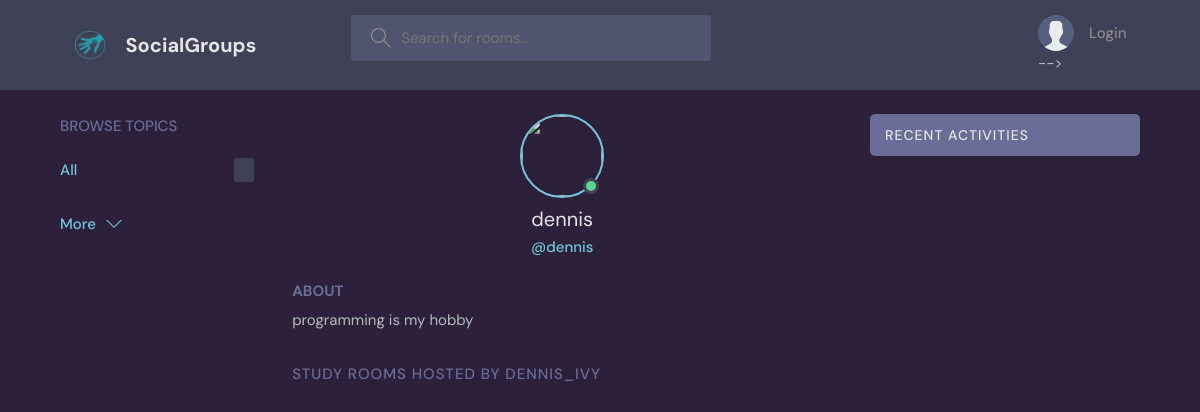
The app's page /profile/1/, older data.
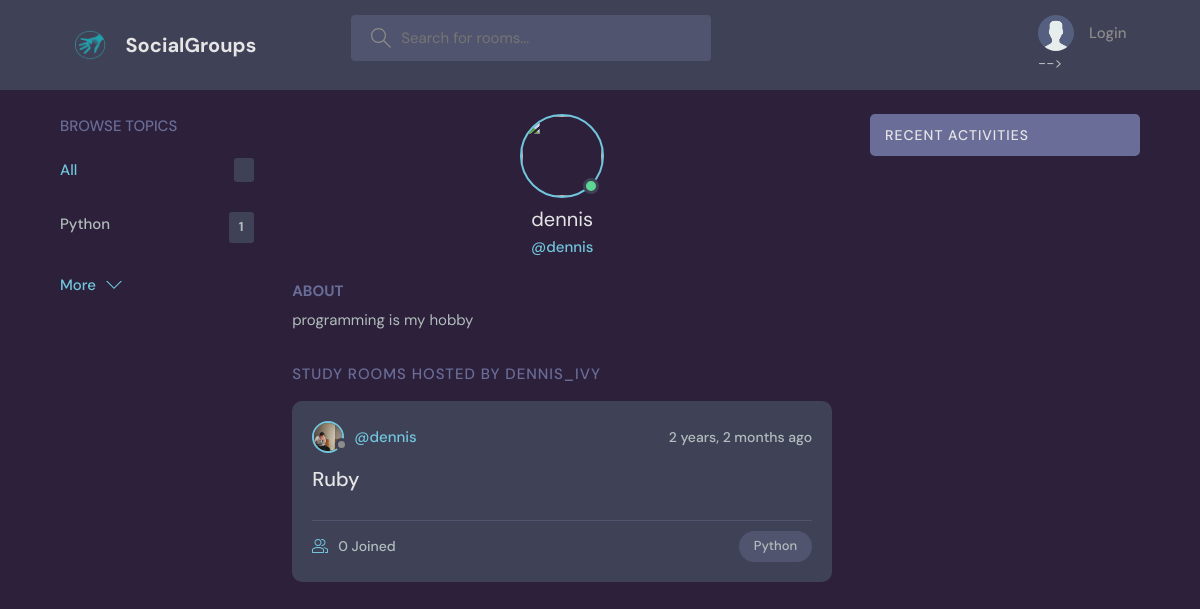
The same page, newer data.
### chat/models.py (models this page shows, shortened)
class Topic(models.Model):
    name = models.CharField(max_length=200)

class Room(models.Model):
    host = models.ForeignKey(User, on_delete=models.SET_NULL, null=True)
    topic = models.ForeignKey(Topic, on_delete=models.SET_NULL, null=True)
    name = models.CharField(max_length=255)
    description = models.TextField(null=True)
    participants = models.ManyToManyField(User, related_name='participants', blank=True)
    update = models.DateTimeField(auto_now=True)
    created = models.DateTimeField(auto_now_add=True)
    class Meta:
        ordering = ['-created', '-update']

class User(AbstractUser):
    name = models.CharField(max_length=200, null=True)
    email = models.EmailField(null=True)
    bio = models.TextField(null=True)
    avatar = models.ImageField(null=True, default="avatar.svg")
    USERNAME_FIELD = 'username'
    REQUIRED_FIELDS = []

### chat/views.py (the view)
# urls.py: path('profile/<str:pk>/',  views.userProfile, name="profile"),
def userProfile(request, pk):
    user = User.objects.get(id=pk)
    rooms = user.room_set.all()
    room_messages = user.message_set.all()
    topics = Topic.objects.all()
    context = {'user': user, 'rooms': rooms, 'room_messages': room_messages, 'topics': topics}
    return render(request, 'profile.html', context)

### chat/templates/profile.html (shortened to what this page needs)
<!DOCTYPE html>
{% load static %}
<html lang="en">
<head>
  <link rel="stylesheet" type="text/css" media="screen" href="{% static 'styles/style.css' %}">
</head>
<body>
 <header class="header header--loggedIn">
      <div class="container">
        <a href="{% url 'home' %}" class="header__logo">
          <img src="{% static 'images/logo.jpg'%}" />
          <h1>SocialGroups</h1>
        </a>
        <form class="header__search" method="GET" action="{% url 'home' %}">
          <label>
            <input name="q" placeholder="Search for rooms..." />
          </label>
        </form>
        <nav class="header__menu">
{% if request.user.is_authenticated %}
          <div class="header__user">
            <a href="{% url 'profile' user.id  %}">
              <div class="avatar avatar--medium active">
                <img src="{{request.user.avatar.url}}" />
              </div>
              <p>{{ request.user.username }} <span>@{{ request.user.username }}</span></p>
            </a>
            <button class="dropdown-button">
              <svg version="1.1" xmlns="http://www.w3.org/2000/svg" width="32" height="32" viewBox="0 0 32 32">
                <title>chevron-down</title>
                <path d="M16 21l-13-13h-3l16 16 16-16h-3l-13 13z"></path>
              </svg>
            </button>
          </div>
          {% else %}
          <a href="{% url 'login' %}">
            <img src="{% static 'images/avatar.svg' %}" />
            <p>Login</p>
          </a> -->
          {% endif %}
        </nav>
      </div>
    </header>
  <main class="profile-page layout layout--3">
    <div class="container">
      {% include 'topics_components.html'  %}
      <div class="roomList">
        <div class="profile">
          <div class="profile__avatar">
            <div class="avatar avatar--large active">
              <img src="{{request.user.avatar.url}}" />
            </div>
          </div>
          <div class="profile__info">
            <h3>{{user.username}}</h3>
            <p>@{{user.username}}</p>
          </div>
          <div class="profile__about">
            <h3>About</h3>
            <p>
            {{ user.bio }}
            </p>
          </div>
        </div>
        <div class="roomList__header">
          <div>
            <h2>Study Rooms Hosted by dennis_ivy</a>
            </h2>
          </div>
        </div>
       {% include 'feed_components.html' %}
      </div>
      {% include 'activity_components.html' %}
    </div>
  </main>
</body>
</html>

### chat/templates/topics_components.html
<div class="topics">
          <div class="topics__header">
            <h2>Browse Topics</h2>
          </div>
          <ul class="topics__list">
            <li>
              <a href="/" class="active">All <span>{{ topics.room_set.count }}</span></a>
            </li>
              {% for topic in topics %}
            <li>
              <a href="{% url 'home' %}?q={{topic.name}}">{{ topic.name }} <span>{{ topic.room_set.count }}</span></a>
            </li>
              {% endfor %}
          </ul>
          <a class="btn btn--link" href="{% url 'topics' %}">
            More
            <svg version="1.1" xmlns="http://www.w3.org/2000/svg" width="32" height="32" viewBox="0 0 32 32">
              <title>chevron-down</title>
              <path d="M16 21l-13-13h-3l16 16 16-16h-3l-13 13z"></path>
            </svg>
          </a>
</div>

### chat/templates/feed_components.html (shortened to what this page needs)
{% for room in rooms %}
<div class="roomListRoom">
            <div class="roomListRoom__header">
              <a href="{% url 'profile' room.host_id %}" class="roomListRoom__author">
                <div class="avatar avatar--small">
                  <img src="{{ room.host.avatar.url }}" />
                </div>
                <span>@{{ room.host.username }}</span>
              </a>
              <div class="roomListRoom__actions">
                <span>{{ room.created| timesince }} ago</span>
              </div>
            </div>
            <div class="roomListRoom__content">
              <a href="{% url 'room' room.id %}">{{ room.name }}</a>
            </div>
            <div class="roomListRoom__meta">
              <a href="{% url 'room' room.id %}" class="roomListRoom__joined">
                  {{ room.participants.all.count }} Joined
              </a>
              <p class="roomListRoom__topic">{{ room.topic.name}}</p>
            </div>
          </div>
{% endfor %}

Row changes from the older to the newer data that the page shows:
added Topic: name "Python", room_set.count "1"
added Room: host.avatar (picture), host.username "dennis", created "2 years, 2 months", name "Ruby", participants.all.count "0", topic.name "Python"
